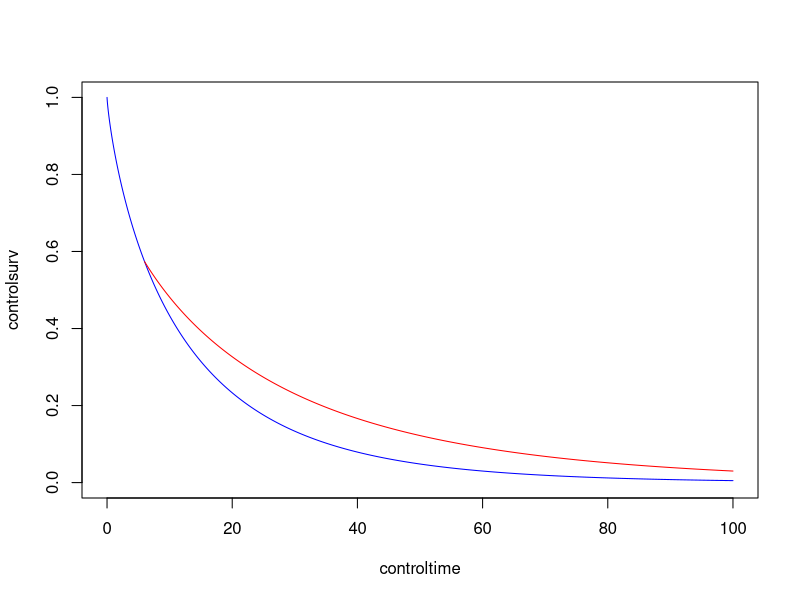
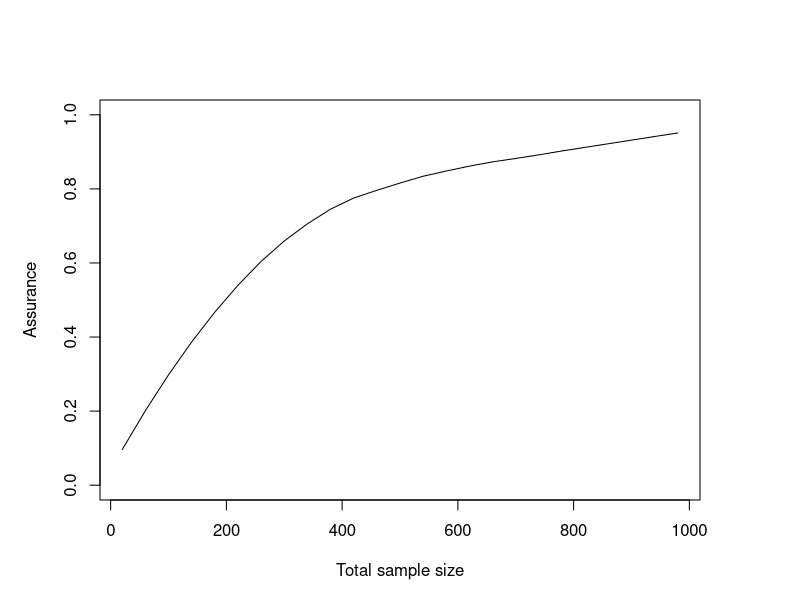
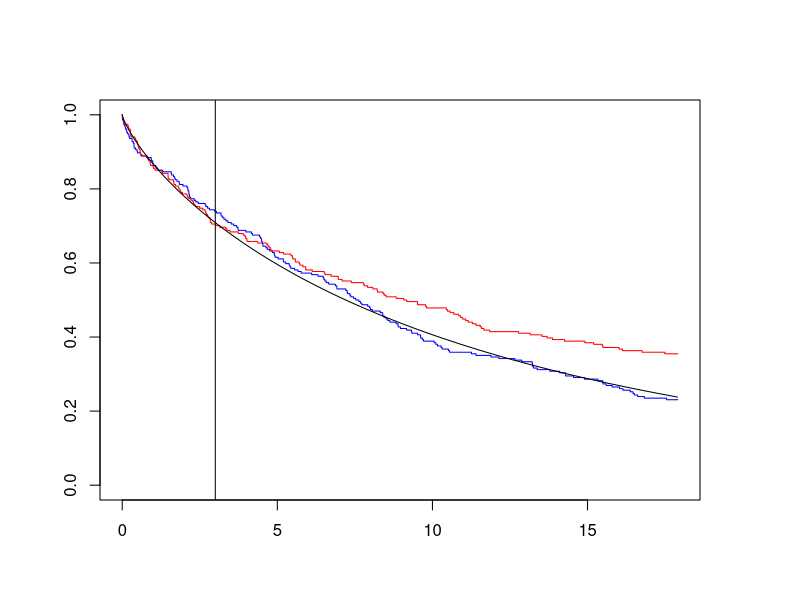

Here is the R script that generated these plots, in order:
#Libraries
library(plyr)
library(survival)
library(tidyverse)

#We have the following parameters for the control
lambda2 <- 0.08
gamma2 <- 0.8

#We draw the control group
controltime <- seq(0, 100, by=0.01)
controlsurv <- exp(-(lambda2*controltime)^gamma2)
plot(controltime, controlsurv, type="l", col="blue", ylim=c(0,1))

#We have the following parameters for the treatment
gamma1 <- 0.8

#We have elicited the following distributions
#bigT <- normal(6, 1)
#HR <- beta(10, 6)

#Therefore, using the mean values from the above distributions, we have the following treatment curve
bigTMean <- 6
HRMean <- 10/16

lambda1 <- exp((log(HRMean)/gamma2)+log(lambda2))
treatmenttime <- seq(bigTMean, 100 , by=0.01)
treatmentsurv <- exp(-(lambda2*bigTMean)^gamma2-lambda1^gamma1*(treatmenttime^gamma1-bigTMean^gamma1))
lines(treatmenttime, treatmentsurv, type="l", col="red")


#So this is what we are planning our trial on

#We can use this to calculate the sample size needed for 80% assurance (power)

#We assume the maximum length of trial will be 60 months
trialLength <- 60

assfunc <- function(n1, n2){
  assvec <- rep(NA, 250)
  eventvec <- rep(NA, 250)
  for (i in 1:length(assvec)){
    bigT <- rnorm(1, 6, 1)
    HR <- rbeta(1, 10, 6)
    lambda1 <- exp((log(HR)/gamma2)+log(lambda2))
    
    controldata <- data.frame(time = rweibull(n1, gamma2, 1/lambda2))
    
    CP <- exp(-(lambda2*bigT)^gamma2)[[1]]
    u <- runif(n2)
    
    suppressWarnings(z <- ifelse(u>CP, (1/lambda2)*exp(1/gamma2*log(-log(u))), exp((1/gamma1)*log(1/(lambda1^gamma1)*(-log(u)-(lambda2*bigT)^gamma2+lambda1^gamma1*bigT*gamma1)))))
    
    DataCombined <- data.frame(time = c(controldata$time, z),
                               group = c(rep("Control", n1), rep("Treatment", n2)))
    
    DataCombined$cens <- DataCombined$time < trialLength
    
    DataCombined$cens <- DataCombined$cens*1
    
    
    
    if (sum(DataCombined$cens)==(n1+n2)){
      
    } else {
      DataCombined[DataCombined$cens==0,]$time <- trialLength
    }
    
    
    eventvec <- sum(DataCombined$cens==1)
    
    test <- survdiff(Surv(time, cens)~group, data = DataCombined)
    assvec[i] <- test$chisq > qchisq(0.95, 1)
  }
  return(list(assvec = mean(assvec), eventvec=mean(na.omit(eventvec))))
}


n1vec <- seq(10, 500, by=20)
n2vec <- seq(10, 500, by=20)
assvec <- rep(NA, length(n1vec))
eventvec <- rep(NA, length(n1vec))
for (j in 1:length(n1vec)){
  assvec[j] <- assfunc(n1vec[j], n2vec[j])$assvec
  eventvec[j] <- assfunc(n1vec[j], n2vec[j])$eventvec
}

nvec <- n1vec+n2vec
asssmooth <- loess(assvec~nvec)
par(mar = c(5, 5, 5, 5))
plot(nvec, predict(asssmooth), ylim=c(0,1), ylab = "Assurance", xlab="Total sample size", type="l")

eventsmooth <- loess(eventvec~nvec)

#How many patients do we need for 80% assurance?


for (i in 20:1000){
  if (predict(asssmooth, newdata = i)>0.8){
    break
  }
}

npatients <- round_any(i, 2)

#How many events do we expect to see with this number of patients?

events <- round(predict(eventsmooth, newdata = npatients))

#We need to determine when is best to perform any IA


n1 <- npatients/2
n2 <- npatients/2

lambda2 <- 0.08
gamma2 <- 0.8
gamma1 <- 0.8
HR <- 0.625
lambda1 <- exp((log(HR)/gamma2)+log(lambda2))
bigT <- 3

controldata <- data.frame(time = rweibull(n1, gamma2, 1/lambda2))
CP <- exp(-(lambda2*bigT)^gamma2)[[1]]
u <- runif(n2)

suppressWarnings(z <- ifelse(u>CP, (1/lambda2)*exp(1/gamma2*log(-log(u))), exp((1/gamma1)*log(1/(lambda1^gamma1)*(-log(u)-(lambda2*bigT)^gamma2+lambda1^gamma1*bigT*gamma1)))))

DataCombined <- data.frame(time = c(controldata$time, z),
                           group = c(rep("Control", n1), rep("Treatment", n2)))


IATime <- DataCombined[order(DataCombined$time),][events*0.75,]$time

#We are performing the IA at 75% through the IF

#What will the data set look like here?

DataCombined$cens <- DataCombined$time < IATime

OriginalData <- DataCombined

for (i in 1:nrow(DataCombined)){
  if (DataCombined$time[i]>IATime){
    DataCombined$time[i]=IATime
  }
}

#Need to work out what direction to go down
if (bigT<bigTMean){
  
}



#How to estimate the HR

#We need to use the control data to estimate lambda2 and gamma2
controlSample <- DataCombined %>%
  filter(group=="Control")
weibfit <- survreg(Surv(time, cens)~1, data = controlSample, dist = "weibull")
lambda2est <- as.numeric(1/(exp(weibfit$icoef[1])))
gamma2est <- as.numeric(exp(-weibfit$icoef[2]))

gamma1est <- gamma2est

#We now need to estimate lambda1, which in turn estimates the HR

kmfit <- survfit(Surv(time, cens)~group, data = DataCombined)
plot(kmfit, col=c("blue", "red"))
abline(v = bigT)

controltimeest <- seq(0, IATime, by=0.01)
controlsurvest <- exp(-(lambda2est*controltimeest)^gamma2est)
lines(controltimeest, controlsurvest)














